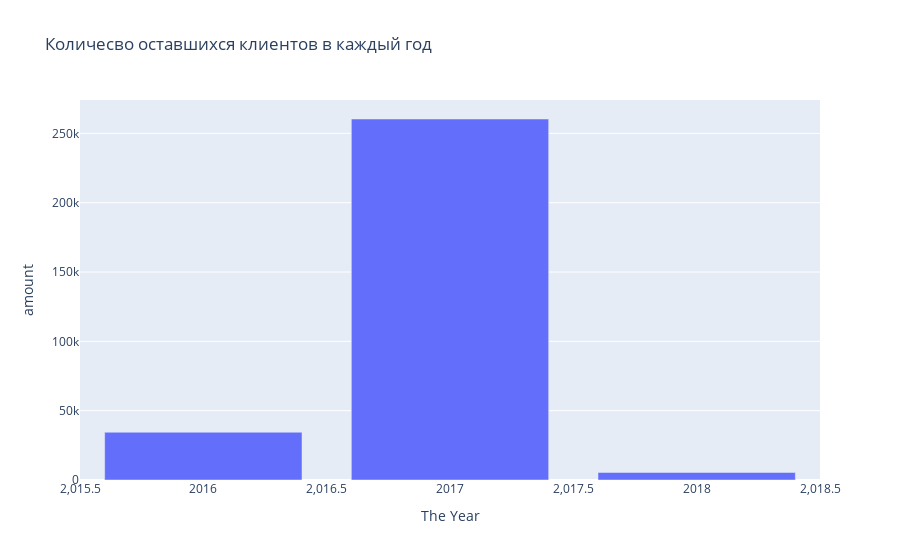

The code cell stored with this chart in its notebook:
### Code cell
count_year=count_n(period_new['Y'])
fig=px.bar(
    x=count_year.index,
    y=count_year['amount'],
    labels = {'x': 'The Year', 'y': 'amount'},
    title="Количесво оставшихся клиентов в каждый год",
    )
fig.show()

### Figure 1 — Plotly figure (JSON) as saved in the notebook; plotly's stock layout.template omitted (floating-point values rounded to 4 significant figures)
{"data": [{"alignmentgroup": "True", "hovertemplate": "The Year=%{x}<br>amount=%{y}<extra></extra>", "legendgroup": "", "marker": {"color": "#636efa", "pattern": {"shape": ""}}, "name": "", "offsetgroup": "", "orientation": "v", "showlegend": false, "textposition": "auto", "type": "bar", "x": [2017, 2016, 2018], "xaxis": "x", "y": [260359, 34432, 5435], "yaxis": "y"}], "layout": {"barmode": "relative", "legend": {"tracegroupgap": 0}, "title": {"text": "Количесво оставшихся клиентов в каждый год"}, "xaxis": {"anchor": "y", "domain": [0, 1], "title": {"text": "The Year"}}, "yaxis": {"anchor": "x", "domain": [0, 1], "title": {"text": "amount"}}}}
